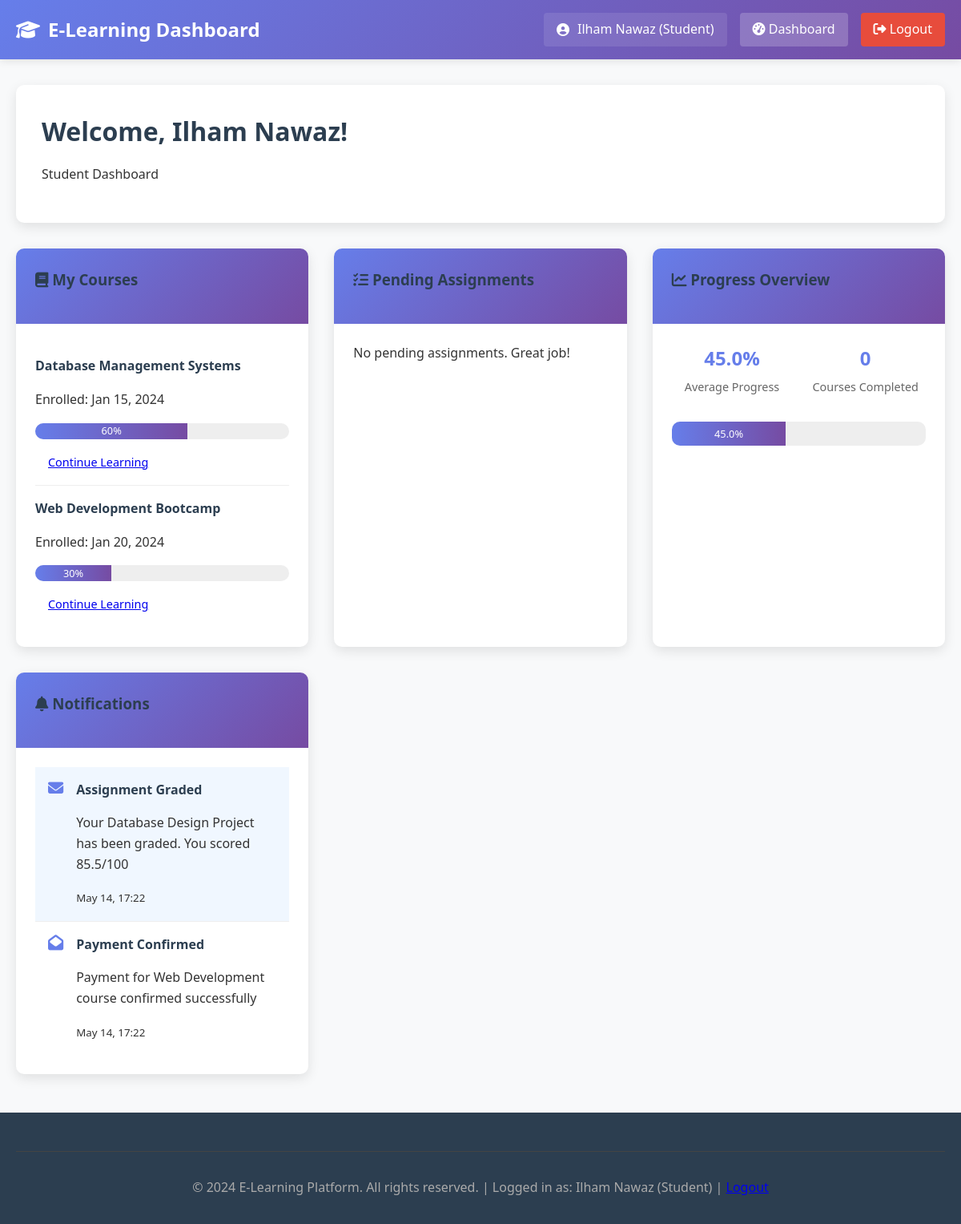
/dashboard.php (signed in), run on the app's committed database.
### tables this page shows
CREATE TABLE enrollment (
    Enroll_ID INT PRIMARY KEY AUTO_INCREMENT,
    FK_Student_ID INT NOT NULL,
    FK_Course_ID INT NOT NULL,
    Enroll_Date DATE,
    Completion_Date DATE NULL,
    Progress_Percentage INT DEFAULT 0,
    Status ENUM('active', 'completed', 'dropped', 'pending') DEFAULT 'active',
    FOREIGN KEY (FK_Student_ID) REFERENCES student(Student_ID) ON DELETE CASCADE,
    FOREIGN KEY (FK_Course_ID) REFERENCES course(Course_ID) ON DELETE CASCADE,
    UNIQUE KEY unique_enrollment (FK_Student_ID, FK_Course_ID)
);

CREATE TABLE course (
    Course_ID INT PRIMARY KEY AUTO_INCREMENT,
    Title VARCHAR(100) NOT NULL,
    Description TEXT,
    Category VARCHAR(50),
    Level ENUM('Beginner', 'Intermediate', 'Advanced') DEFAULT 'Beginner',
    Price DECIMAL(10,2) DEFAULT 0.00,
    Duration INT COMMENT 'Duration in hours',
    Thumbnail VARCHAR(255),
    FK_Instructor_ID INT,
    Created_Date TIMESTAMP DEFAULT CURRENT_TIMESTAMP,
    Updated_Date TIMESTAMP DEFAULT CURRENT_TIMESTAMP ON UPDATE CURRENT_TIMESTAMP,
    Status ENUM('active', 'draft', 'archived') DEFAULT 'draft',
    FOREIGN KEY (FK_Instructor_ID) REFERENCES instructor(Instructor_ID) ON DELETE SET NULL
);

CREATE TABLE notification (
    Notification_ID INT PRIMARY KEY AUTO_INCREMENT,
    User_ID INT NOT NULL,
    User_Type ENUM('student', 'instructor', 'admin') NOT NULL,
    Title VARCHAR(100),
    Message TEXT,
    Type ENUM('enrollment', 'assignment', 'payment', 'system', 'announcement') DEFAULT 'system',
    Is_Read BOOLEAN DEFAULT FALSE,
    Created_Date TIMESTAMP DEFAULT CURRENT_TIMESTAMP,
    Link VARCHAR(255)
);

### config.php (called while the page is built, shortened)
<?php
function getUserType() {
    return $_SESSION['user_type'] ?? null;
}
?>

### dashboard.php (the view, shortened to what this page needs)
<?php
require_once 'config.php';
$user_type = getUserType();
?>
<!DOCTYPE html>
<html lang="en">
<head>
    <link rel="stylesheet" href="css/style.css">
    <link rel="stylesheet" href="https://cdnjs.cloudflare.com/ajax/libs/font-awesome/6.4.0/css/all.min.css">
</head>
<body>
    <nav class="navbar">
        <div class="container">
            <a href="dashboard.php" class="logo">
                <i class="fas fa-graduation-cap"></i>
                E-Learning Dashboard
            </a>
            <div class="nav-menu">
                <span class="user-greeting">
                    <i class="fas fa-user-circle"></i>
                    <?php echo $_SESSION['user_name']; ?> (<?php echo ucfirst($user_type); ?>)
                </span>
                <a href="dashboard.php" class="active"><i class="fas fa-tachometer-alt"></i> Dashboard</a>
                <a href="logout.php" class="btn-danger"><i class="fas fa-sign-out-alt"></i> Logout</a>
            </div>
        </div>
    </nav>
    <div class="container">
        <div class="dashboard-header">
            <h1>Welcome, <?php echo $_SESSION['user_name']; ?>!</h1>
            <p><?php echo ucfirst($user_type); ?> Dashboard</p>
        </div>
        <?php if ($user_type == 'student'): ?>
            <div class="dashboard-grid">
                <div class="dashboard-card">
                    <div class="card-header">
                        <h3><i class="fas fa-book"></i> My Courses</h3>
                    </div>
                    <div class="card-body">
                        <?php
                        $sql = "SELECT c.*, e.Enroll_Date, e.Progress_Percentage
                               FROM ENROLLMENT e
                               JOIN COURSE c ON e.FK_Course_ID = c.Course_ID
                               WHERE e.FK_Student_ID = ? AND e.Status = 'active'";
                        $stmt = $conn->prepare($sql);
                        $stmt->bind_param("i", $_SESSION['user_id']);
                        $stmt->execute();
                        $result = $stmt->get_result();
                        if ($result->num_rows > 0) {
                            while($row = $result->fetch_assoc()) {
                                ?>
                                <div class="course-item">
                                    <h4><?php echo $row['Title']; ?></h4>
                                    <p>Enrolled: <?php echo date('M d, Y', strtotime($row['Enroll_Date'])); ?></p>
                                    <div class="progress-bar">
                                        <div class="progress" style="width: <?php echo $row['Progress_Percentage']; ?>%">
                                            <?php echo $row['Progress_Percentage']; ?>%
                                        </div>
                                    </div>
                                    <a href="student/course.php?id=<?php echo $row['Course_ID']; ?>" class="btn-small">Continue Learning</a>
                                </div>
                                <?php
                            }
                        } else {
                            echo "<p>You are not enrolled in any courses yet.</p>";
                            echo "<a href='index.php#courses' class='btn-primary'>Browse Courses</a>";
                        }
                        ?>
                    </div>
                </div>
                <div class="dashboard-card">
                    <div class="card-header">
                        <h3><i class="fas fa-tasks"></i> Pending Assignments</h3>
                    </div>
                    <div class="card-body">
                        <?php
                        $sql = "SELECT a.*, c.Title as CourseTitle
                               FROM ASSIGNMENT a
                               JOIN COURSE c ON a.FK_Course_ID = c.Course_ID
                               JOIN ENROLLMENT e ON c.Course_ID = e.FK_Course_ID
                               WHERE e.FK_Student_ID = ?
                               AND a.Due_Date >= CURDATE()
                               AND a.Assign_ID NOT IN (
                                   SELECT FK_Assign_ID FROM SUBMISSION WHERE FK_Student_ID = ?
                               )";
                        $stmt = $conn->prepare($sql);
                        $stmt->bind_param("ii", $_SESSION['user_id'], $_SESSION['user_id']);
                        $stmt->execute();
                        $result = $stmt->get_result();
                        if ($result->num_rows > 0) {
                            while($row = $result->fetch_assoc()) {
                                $due_date = date('M d, Y', strtotime($row['Due_Date']));
                                $days_left = floor((strtotime($row['Due_Date']) - time()) / (60 * 60 * 24));
                                ?>
                                <div class="assignment-item">
                                    <h4><?php echo $row['Title']; ?></h4>
                                    <p><strong>Course:</strong> <?php echo $row['CourseTitle']; ?></p>
                                    <p><strong>Due:</strong> <?php echo $due_date; ?>
                                    (<?php echo $days_left > 0 ? $days_left . ' days left' : 'Today'; ?>)</p>
                                    <a href="student/submit_assignment.php?id=<?php echo $row['Assign_ID']; ?>" class="btn-small">Submit</a>
                                </div>
                                <?php
                            }
                        } else {
                            echo "<p>No pending assignments. Great job!</p>";
                        }
                        ?>
                    </div>
                </div>
                <div class="dashboard-card">
                    <div class="card-header">
                        <h3><i class="fas fa-chart-line"></i> Progress Overview</h3>
                    </div>
                    <div class="card-body">
                        <?php
                        $sql = "SELECT AVG(Progress_Percentage) as AvgProgress
                               FROM ENROLLMENT
                               WHERE FK_Student_ID = ? AND Status = 'active'";
                        $stmt = $conn->prepare($sql);
                        $stmt->bind_param("i", $_SESSION['user_id']);
                        $stmt->execute();
                        $result = $stmt->get_result();
                        $progress = $result->fetch_assoc();
                        $sql_completed = "SELECT COUNT(*) as Completed
                                         FROM ENROLLMENT
                                         WHERE FK_Student_ID = ? AND Status = 'completed'";
                        $stmt = $conn->prepare($sql_completed);
                        $stmt->bind_param("i", $_SESSION['user_id']);
                        $stmt->execute();
                        $completed = $stmt->get_result()->fetch_assoc();
                        ?>
                        <div class="stats-summary">
                            <div class="stat-item">
                                <h4><?php echo number_format($progress['AvgProgress'] ?? 0, 1); ?>%</h4>
                                <p>Average Progress</p>
                            </div>
                            <div class="stat-item">
                                <h4><?php echo $completed['Completed'] ?? 0; ?></h4>
                                <p>Courses Completed</p>
                            </div>
                        </div>
                        <div class="progress-bar large">
                            <div class="progress" style="width: <?php echo $progress['AvgProgress'] ?? 0; ?>%">
                                <?php echo number_format($progress['AvgProgress'] ?? 0, 1); ?>%
                            </div>
                        </div>
                    </div>
                </div>
                <div class="dashboard-card">
                    <div class="card-header">
                        <h3><i class="fas fa-bell"></i> Notifications</h3>
                    </div>
                    <div class="card-body">
                        <?php
                        $sql = "SELECT * FROM NOTIFICATION
                               WHERE User_ID = ? AND User_Type = 'student'
                               ORDER BY Created_Date DESC LIMIT 5";
                        $stmt = $conn->prepare($sql);
                        $stmt->bind_param("i", $_SESSION['user_id']);
                        $stmt->execute();
                        $result = $stmt->get_result();
                        if ($result->num_rows > 0) {
                            while($row = $result->fetch_assoc()) {
                                $icon = $row['Is_Read'] ? 'fa-envelope-open' : 'fa-envelope';
                                $class = $row['Is_Read'] ? '' : 'unread';
                                ?>
                                <div class="notification-item <?php echo $class; ?>">
                                    <i class="fas <?php echo $icon; ?>"></i>
                                    <div>
                                        <h4><?php echo $row['Title']; ?></h4>
                                        <p><?php echo $row['Message']; ?></p>
                                        <small><?php echo date('M d, H:i', strtotime($row['Created_Date'])); ?></small>
                                    </div>
                                </div>
                                <?php
                            }
                        } else {
                            echo "<p>No new notifications.</p>";
                        }
                        ?>
                    </div>
                </div>
            </div>
        <?php endif; ?>
    </div>
    <footer class="footer">
        <div class="container">
            <div class="footer-bottom">
                <p>&copy; 2024 E-Learning Platform. All rights reserved. |
                   Logged in as: <?php echo $_SESSION['user_name']; ?> (<?php echo ucfirst($user_type); ?>) |
                   <a href="logout.php">Logout</a></p>
            </div>
        </div>
    </footer>
</body>
</html>

### css/style.css (style rules this page uses)
* { margin: 0; padding: 0; box-sizing: border-box; }
body { font-family: 'Segoe UI', Tahoma, Geneva, Verdana, sans-serif; line-height: 1.6; color: #333; background-color: #f8f9fa; }
.container { max-width: 1200px; margin: 0 auto; padding: 0 20px; }
h1, h2, h3, h4 { color: #2c3e50; margin-bottom: 1rem; }
p { margin-bottom: 1rem; }
.navbar { background: linear-gradient(135deg, #667eea 0%, #764ba2 100%); color: white; padding: 1rem 0; box-shadow: 0 2px 10px rgba(0,0,0,0.1); }
.navbar .container { display: flex; justify-content: space-between; align-items: center; }
.logo { font-size: 1.5rem; font-weight: bold; color: white; text-decoration: none; display: flex; align-items: center; gap: 10px; }
.nav-menu { display: flex; gap: 1rem; align-items: center; }
.nav-menu a { color: white; text-decoration: none; padding: 0.5rem 1rem; border-radius: 4px; transition: background 0.3s; }
.nav-menu a.active { background: rgba(255,255,255,0.2); }
.btn-primary, .btn-secondary, .btn-outline, .btn-danger { padding: 0.5rem 1.5rem; border: none; border-radius: 4px; cursor: pointer; text-decoration: none; display: inline-block; transition: all 0.3s; font-weight: 500; }
.btn-danger { background: #e74c3c; color: white; }
.btn-small { padding: 0.25rem 1rem; font-size: 0.9rem; }
.footer { background: #2c3e50; color: white; padding: 3rem 0 1rem; }
.footer-bottom { text-align: center; padding-top: 2rem; border-top: 1px solid #444; color: #aaa; }
.dashboard-header { background: white; padding: 2rem; border-radius: 10px; margin: 2rem 0; box-shadow: 0 5px 15px rgba(0,0,0,0.1); }
.dashboard-grid { display: grid; grid-template-columns: repeat(auto-fit, minmax(300px, 1fr)); gap: 2rem; margin-bottom: 3rem; }
.dashboard-card { background: white; border-radius: 10px; overflow: hidden; box-shadow: 0 5px 15px rgba(0,0,0,0.1); }
.card-header { background: linear-gradient(135deg, #667eea 0%, #764ba2 100%); color: white; padding: 1.5rem; }
.card-body { padding: 1.5rem; }
.course-item, .assignment-item, .submission-item, .discussion-item { padding: 1rem 0; border-bottom: 1px solid #eee; }
.course-item:last-child, .assignment-item:last-child { border-bottom: none; }
.progress-bar { height: 20px; background: #eee; border-radius: 10px; overflow: hidden; margin: 1rem 0; }
.progress-bar.large { height: 30px; }
.progress { height: 100%; background: linear-gradient(90deg, #667eea 0%, #764ba2 100%); color: white; display: flex; align-items: center; justify-content: center; font-size: 0.8rem; transition: width 0.3s; }
.stats-summary { display: grid; grid-template-columns: repeat(auto-fit, minmax(100px, 1fr)); gap: 1rem; text-align: center; margin-bottom: 1rem; }
.stat-item h4 { font-size: 1.5rem; color: #667eea; margin-bottom: 0.25rem; }
.stat-item p { color: #666; font-size: 0.9rem; }
.notification-item { display: flex; gap: 1rem; padding: 1rem; border-bottom: 1px solid #eee; }
.notification-item:last-child { border-bottom: none; }
.notification-item.unread { background: #f0f7ff; }
.notification-item i { color: #667eea; font-size: 1.2rem; }
.user-greeting { color: white; padding: 0.5rem 1rem; background: rgba(255,255,255,0.1); border-radius: 4px; display: flex; align-items: center; gap: 10px; }

### data on the page
enrollment: FK_Course_ID.Title "Database Management Systems", Enroll_Date "Jan 15, 2024", Progress_Percentage "60"
enrollment: FK_Course_ID.Title "Web Development Bootcamp", Enroll_Date "Jan 20, 2024", Progress_Percentage "30"
notification: Is_Read 0 (drawn), Title "Assignment Graded", Message "Your Database Design Project has been graded. You scored 85.5/100", Created_Date "May 14, 17:22"
notification: Is_Read 1 (drawn), Title "Payment Confirmed", Message "Payment for Web Development course confirmed successfully", Created_Date "May 14, 17:22"

### other printed values
$_SESSION['user_name'] "Ilham Nawaz"
$user_type "Student"
$progress['AvgProgress'] "45.0"
$completed['Completed'] "0"
